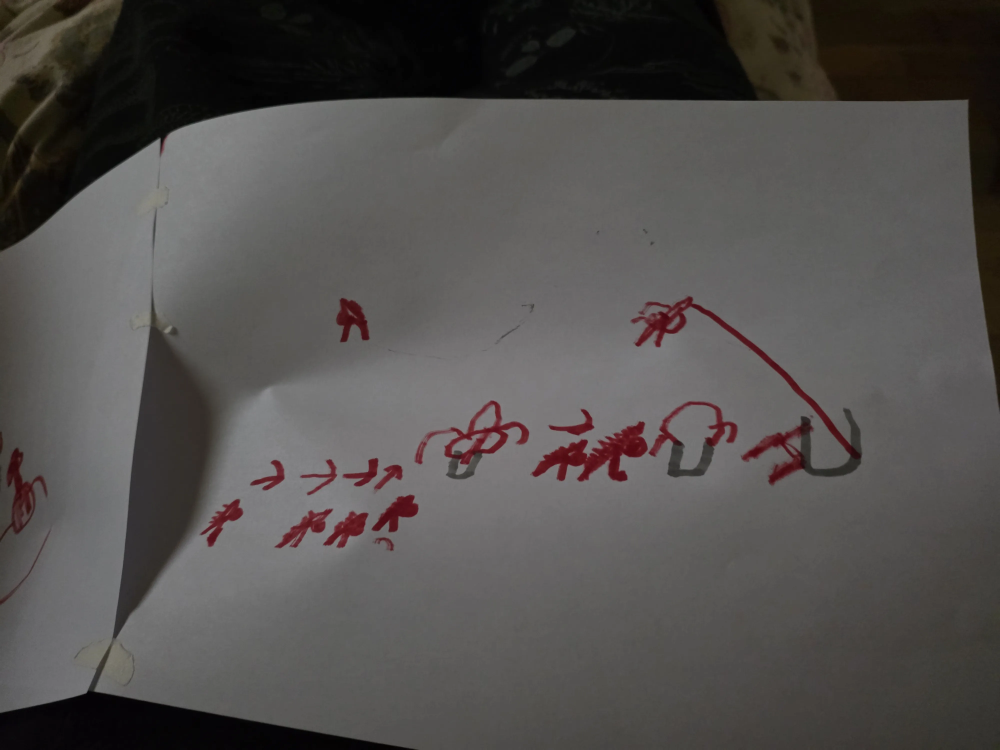
#> input picture motion/src/sheet1.webp, 4000 x 3000 px (shown at 1/4 size)
$ python seg.py
#> lines starting #> are read from the running program, lines starting #| are printed output that depends on the picture; after the words box and inside, x2 and y2 are one past the last pixel; in counts of white or black regions, pixels touching at a corner belong together
import cv2, numpy as np
for n in ['s1','s2']:
    im = cv2.imread({'s1':'sheet1.webp','s2':'sheet2.webp'}[n]); im = cv2.resize(im,(2000,1500),interpolation=cv2.INTER_AREA)
#> further down, im is the input picture: shape (3000, 4000, 3); mean B, G, R 78.3, 79.9, 82.9
    f = im.astype(np.float32); b,g,r = f[...,0],f[...,1],f[...,2]
    redness = r-np.maximum(g,b)
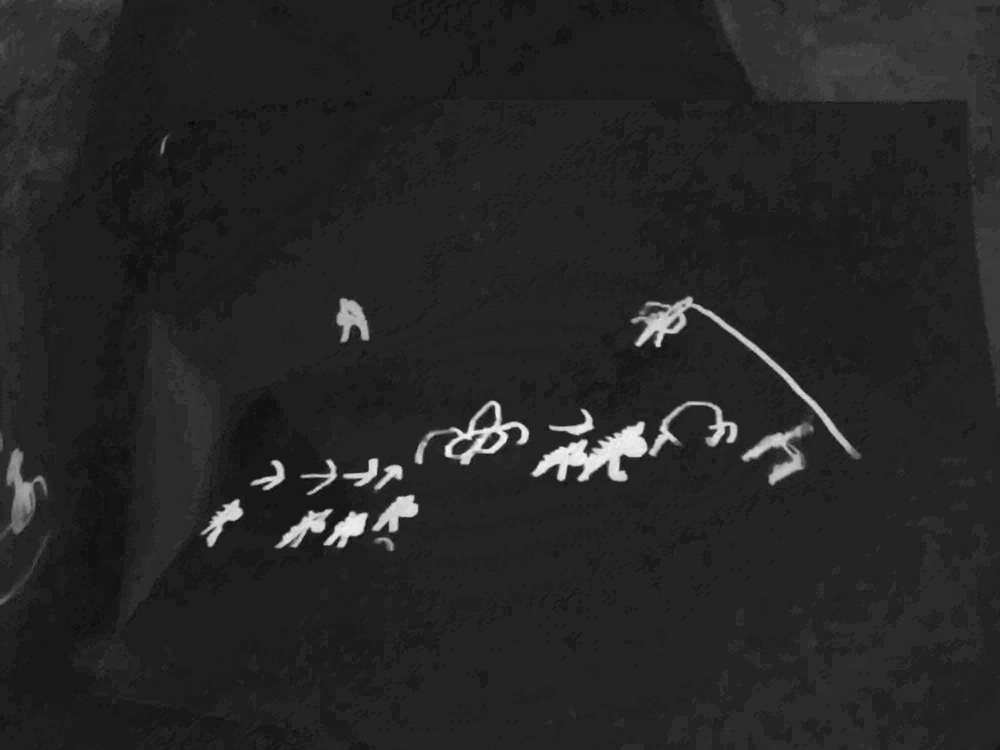
#> redness: shape (1500, 2000) float32 (shown at 1/2 size); min -10, max 73, mean 2.5; drawn with min black and max white
    gray = cv2.cvtColor(im, cv2.COLOR_BGR2GRAY)
    bg = cv2.dilate(gray, np.ones((25,25),np.uint8)); bg = cv2.GaussianBlur(bg,(0,0),15).astype(np.float32)
    ratio = gray/(bg+1)
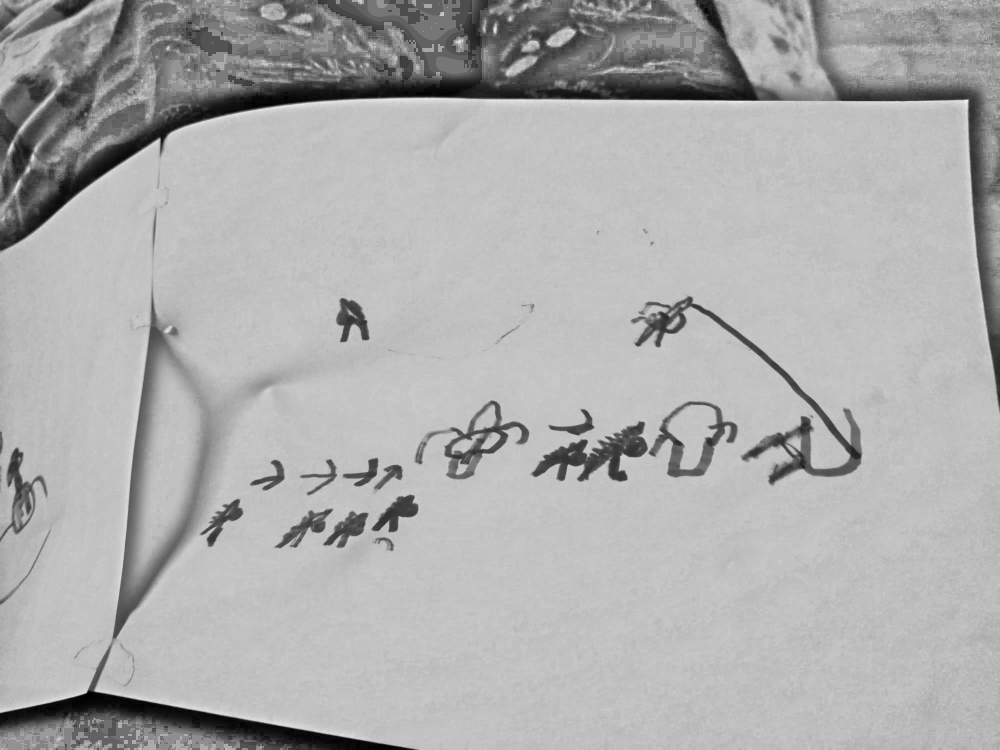
#> ratio: shape (1500, 2000) float32 (shown at 1/2 size); min 0.027, max 1.26, mean 0.866; drawn with min black and max white
    hsv = cv2.cvtColor(im, cv2.COLOR_BGR2HSV)
#> hsv: shape (1500, 2000, 3); mean H, S, V 44.1, 25.6, 83.2
    paper = ((hsv[...,2]>95)&(hsv[...,1]<55)).astype(np.uint8)
#> paper: shape (1500, 2000); values 0 (black) and 1 (white), 44.8% white; 1020 white regions (861 under 20 px), largest, box (x1, y1, x2, y2) and area: (0, 197, 1987, 1417) 1317626, (1336, 810, 1434, 939) 7541, (50, 52, 114, 137) 1238
    nl,lab,st,_ = cv2.connectedComponentsWithStats(paper)
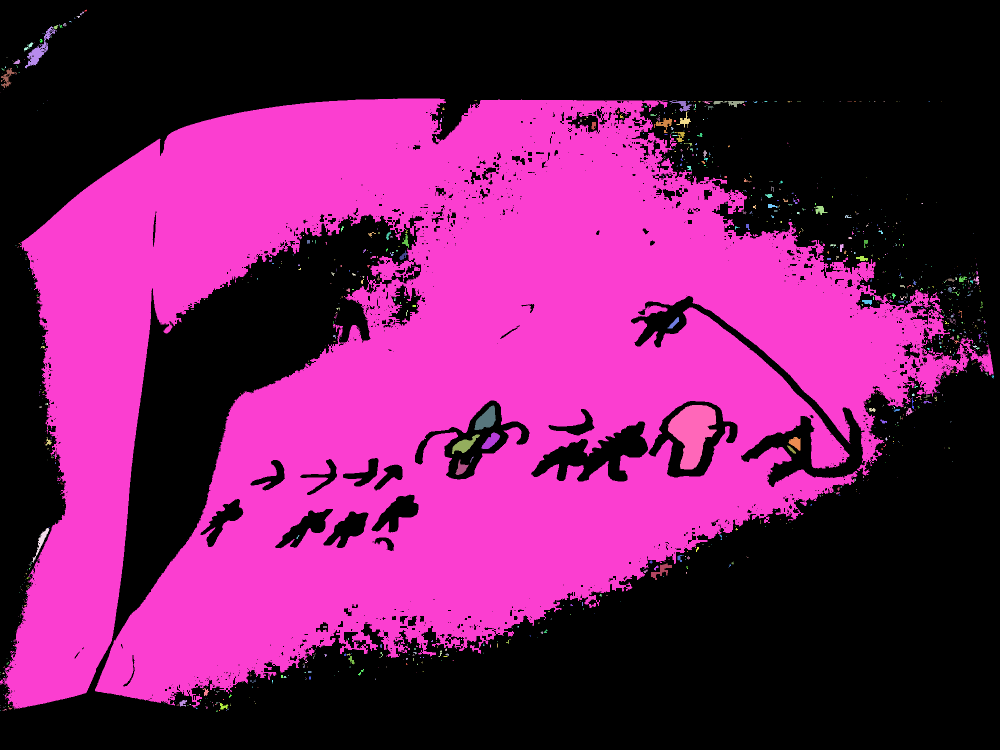
#> lab: shape (1500, 2000) int32 (shown at 1/2 size); 1021 distinct labels, from 0 to 1020; one colour per label, 0 black
#> nl = 1021; st = 1021 rows, first 6: [0, 0, 2000, 1500, 1656445], [168, 19, 6, 5, 15], [160, 23, 8, 8, 24], [152, 33, 1, 1, 1], [154, 32, 6, 4, 16], [148, 34, 1, 1, 1]
    big = 1+np.argmax(st[1:,4]); paper=(lab==big).astype(np.uint8)
#> after `big = 1 + np.argmax(st[1:, 4])`: big = 41
#> after `paper = (lab == big).astype(np.uint8)`: paper: shape (1500, 2000); values 0 (black) and 1 (white), 43.9% white; 1 white region, box (x1, y1, x2, y2) and area: (0, 197, 1987, 1417) 1317626
    paper = cv2.morphologyEx(paper, cv2.MORPH_CLOSE, np.ones((61,61),np.uint8))
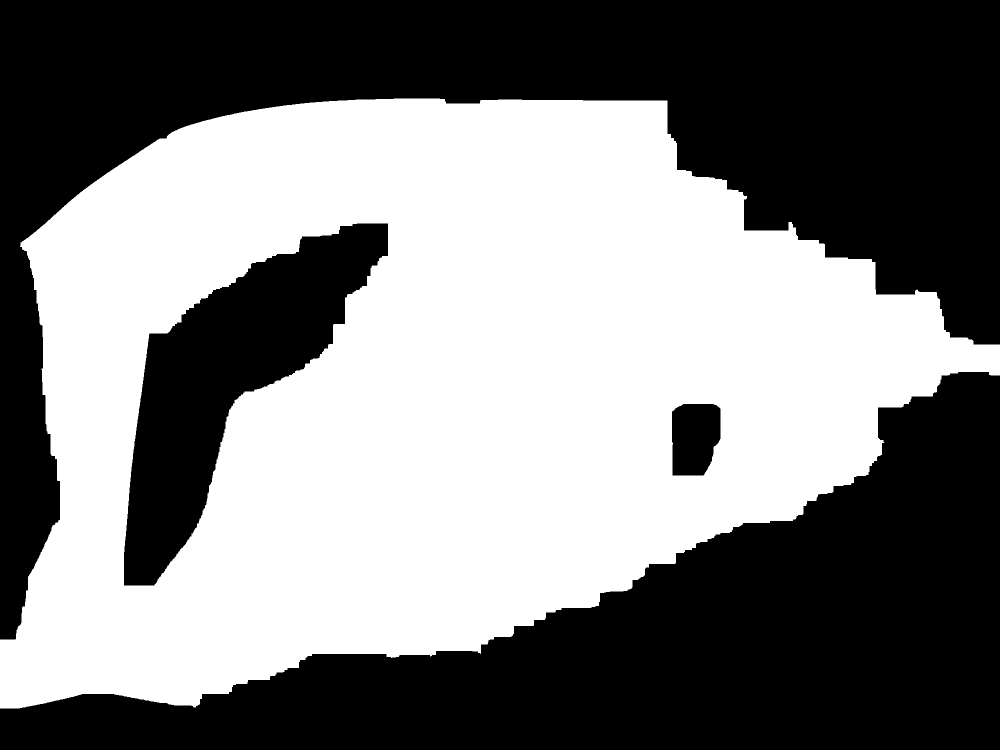
#> paper: shape (1500, 2000) (shown at 1/2 size); values 0 (black) and 1 (white), 49.4% white; 1 white region
    cs,_=cv2.findContours(paper,cv2.RETR_EXTERNAL,cv2.CHAIN_APPROX_NONE)
#> cs = 1 contour; box (x1, y1, x2, y2) and area: (0, 197, 2000, 1417) 1639980
    paper=np.zeros_like(paper); cv2.drawContours(paper,cs,-1,1,-1)
#> after `cv2.drawContours(paper, cs, -1, 1, -1)`: paper: shape (1500, 2000); values 0 (black) and 1 (white), 54.8% white; 2 black regions, box (x1, y1, x2, y2) and area: (0, 0, 2000, 1279) 740635, (0, 744, 2000, 1500) 616325
    paperD = cv2.erode(paper, np.ones((90,90),np.uint8))
#> paperD: shape (1500, 2000); values 0 (black) and 1 (white), 45.3% white; 1 white region, box (x1, y1, x2, y2) and area: (0, 242, 1848, 1371) 1359709
    paper = cv2.erode(paper, np.ones((9,9),np.uint8))
#> paper: shape (1500, 2000); values 0 (black) and 1 (white), 53.9% white; 2 black regions, box (x1, y1, x2, y2) and area: (0, 0, 2000, 1283) 755886, (0, 740, 2000, 1500) 627436
    red = ((redness>20)&(paper>0)).astype(np.uint8)*255
#> red: shape (1500, 2000); 2.3% white; 19 white regions (1 under 20 px), largest, box (x1, y1, x2, y2) and area: (1062, 842, 1296, 964) 12532, (1262, 592, 1718, 917) 11454, (829, 801, 1059, 930) 8430
    red = cv2.morphologyEx(red, cv2.MORPH_CLOSE, np.ones((3,3),np.uint8))
#> red: shape (1500, 2000); 2.3% white; 17 white regions, largest, box (x1, y1, x2, y2) and area: (1062, 842, 1296, 964) 12553, (1262, 592, 1718, 917) 11566, (829, 801, 1059, 930) 8458
    dark = ((ratio<0.70)&(redness<12)&(paper>0)).astype(np.uint8)*255
#> dark: shape (1500, 2000); 1.2% white; 41 white regions (29 under 20 px), largest, box (x1, y1, x2, y2) and area: (174, 582, 423, 1384) 25489, (1601, 817, 1724, 954) 4411, (1335, 881, 1429, 955) 3231
    dark[cv2.dilate(red,np.ones((5,5),np.uint8))>0]=0
#> dark: shape (1500, 2000); 1.2% white; 38 white regions (26 under 20 px), largest, box (x1, y1, x2, y2) and area: (174, 582, 423, 1384) 25489, (1602, 817, 1724, 954) 4323, (1335, 884, 1429, 955) 3167
    for m in (red,dark):
        nl,lab,st,_=cv2.connectedComponentsWithStats(m)
        for i in range(1,nl):
            if st[i,4]<25: m[lab==i]=0
#> this loop made 2 passes
#> nl on passes 1 to 2: 18, 39
#> pass 1, `nl,lab,st,_=cv2.connectedComponentsWithStats(m)`:
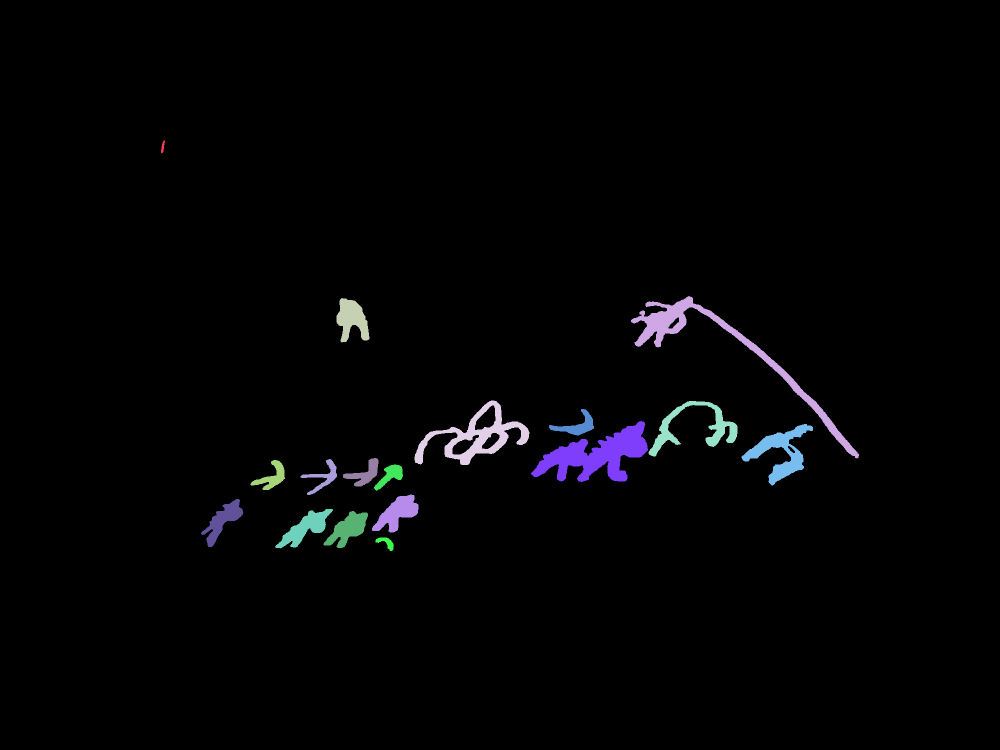
#> lab: shape (1500, 2000) int32 (shown at 1/2 size); 18 distinct labels, from 0 to 17; one colour per label, 0 black
    cv2.imwrite(n+'_red.png', red); cv2.imwrite(n+'_dark.png', dark); cv2.imwrite(n+'_small.png', im)
    vis = np.full_like(im,255); vis[dark>0]=(80,80,80); vis[red>0]=(30,30,220)
    cv2.imwrite(n+'_vis.jpg', vis)
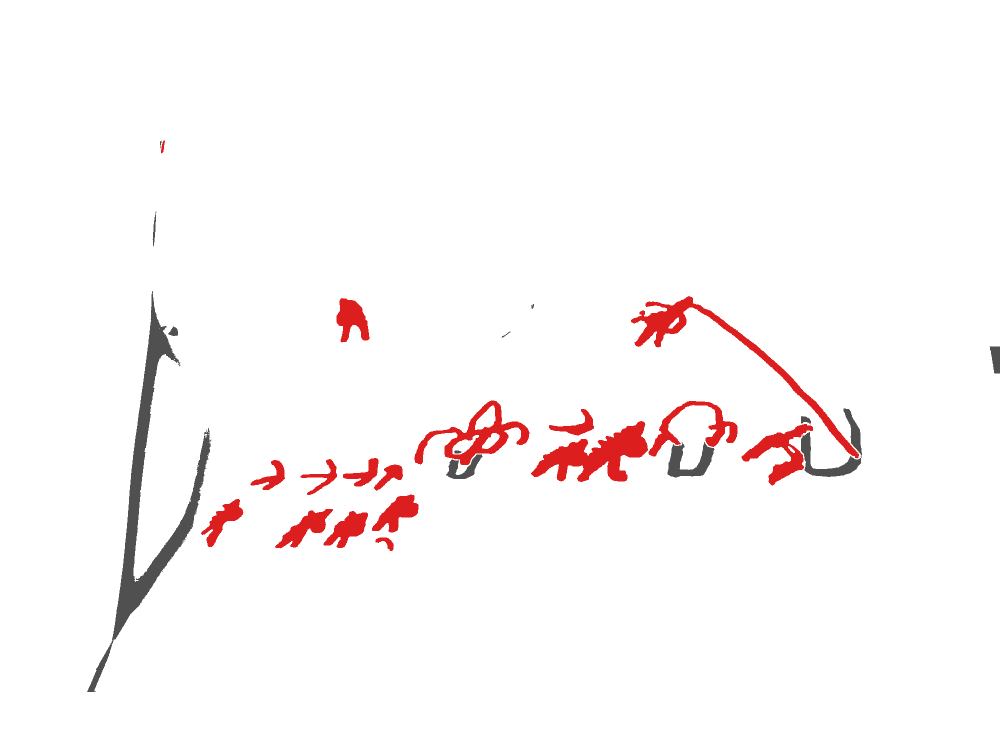
#> saved as s1_vis.jpg: shape (1500, 2000, 3) (shown at 1/2 size); mean B, G, R 247.8, 247.8, 252.1
#> pass 2 of the loop `for n in ['s1','s2']:`:
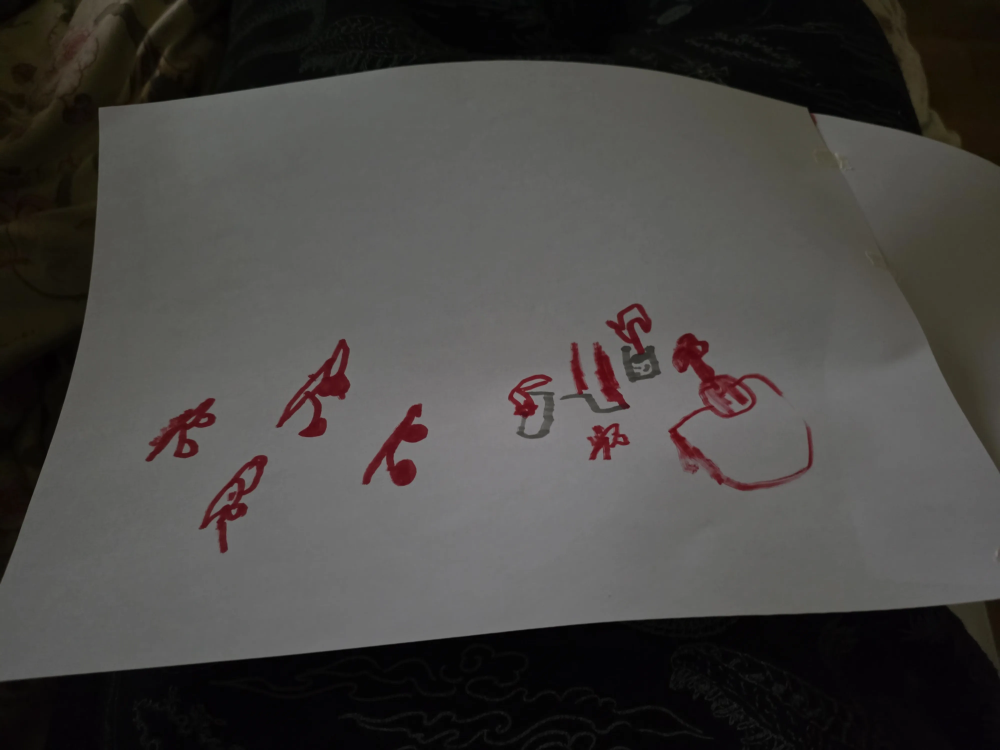
#> input picture motion/src/sheet2.webp, 4000 x 3000 px (shown at 1/4 size)
#> im is the input picture: shape (3000, 4000, 3); mean B, G, R 67, 69.2, 71.3
#> im: shape (1500, 2000, 3)
#> hsv: shape (1500, 2000, 3); mean H, S, V 40.4, 36.1, 71.8
#> `nl,lab,st,_ = cv2.connectedComponentsWithStats(paper)`: nl = 333; st = 333 rows, first 6: [0, 0, 2000, 1500, 1732780], [350, 9, 1, 1, 1], [347, 11, 3, 3, 4], [976, 123, 10, 2, 14], [1009, 123, 2, 1, 2], [959, 124, 16, 4, 46]
#> big = 12
#> `paper = cv2.morphologyEx(paper, cv2.MORPH_CLOSE, np.ones((61,61),np.ui..`:
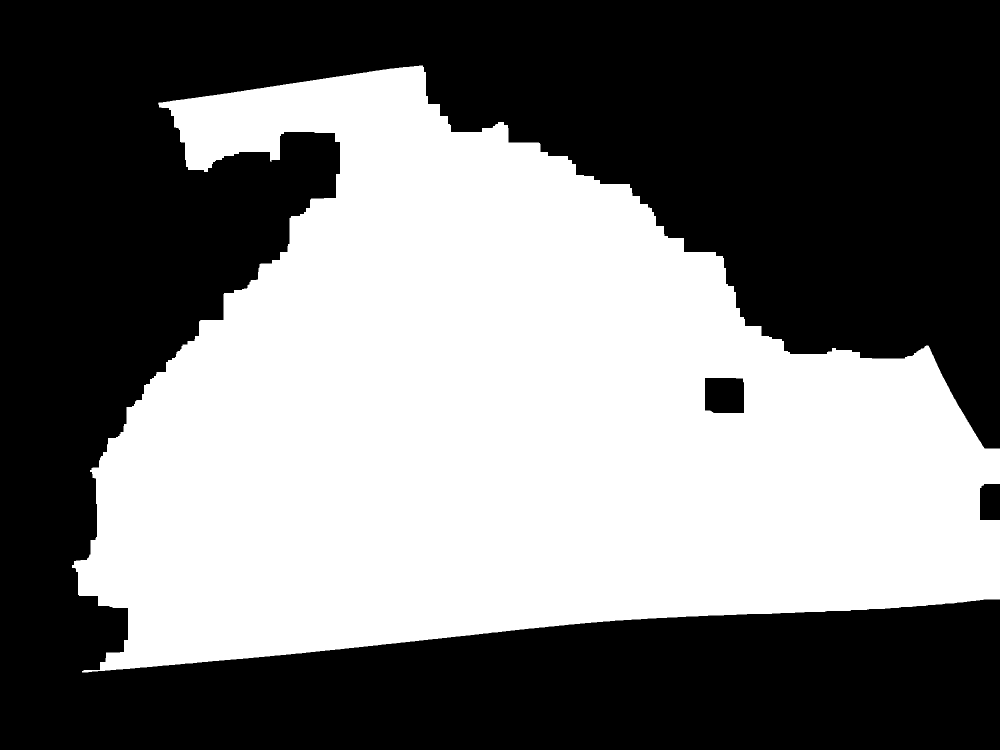
#> paper: shape (1500, 2000) (shown at 1/2 size); values 0 (black) and 1 (white), 45.9% white; 1 white region
#> cs = 1 contour; box (x1, y1, x2, y2) and area: (144, 131, 2000, 1345) 1378282
#> paperD: shape (1500, 2000); values 0 (black) and 1 (white), 36% white; 2 white regions, box (x1, y1, x2, y2) and area: (226, 186, 2000, 1286) 1076718, (415, 229, 516, 268) 2508
#> `red = ((redness>20)&(paper>0)).astype(np.uint8)*255`:
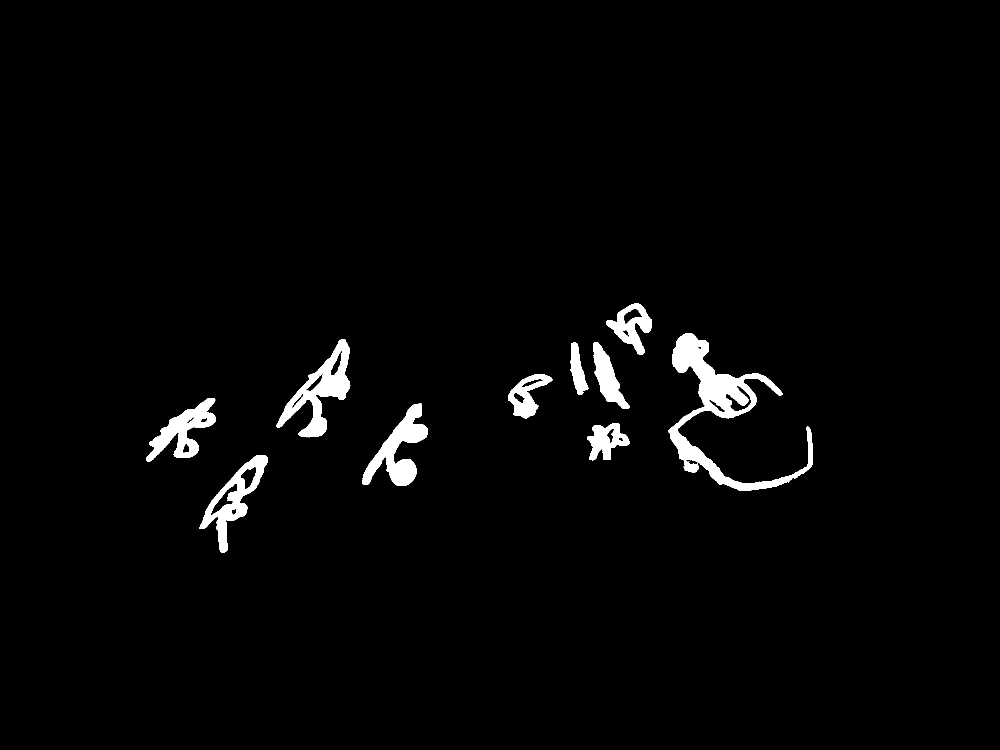
#> red: shape (1500, 2000) (shown at 1/2 size); 2.3% white; 13 white regions (3 under 20 px), largest, box (x1, y1, x2, y2) and area: (1336, 666, 1626, 982) 20212, (552, 678, 701, 875) 9595, (725, 807, 856, 972) 8253
#> the loop `for m in (red,dark):` made 2 passes
#> nl on passes 1 to 2: 11, 7
